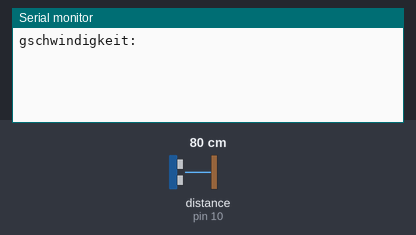
Bench run of a sketch on a simulated Arduino Uno, built with avr-gcc and run on an emulated ATmega328P. On the bench: the last lines printed to the serial monitor. The test bench sets the inputs (shaded band); at power-on: distance to the obstacle (sensor on pin 10) 80 cm. The echo pulse lasts 58.3 µs per cm.

Above: at 1.8 s.
1.9 s: distance to the obstacle (sensor on pin 10) set to 11 cm
At 2.8 s:
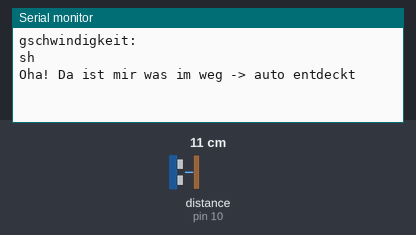
3.5 s: distance to the obstacle (sensor on pin 10) set to 8 cm
At 5.8 s:
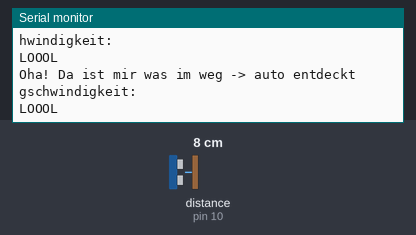

The sketch:

Distanzsensor.ino
```cpp
#include <NewPing.h>
const int Trigpin = 9;
const int Echopin = 10;
const int maxdistance = 200;
NewPing sonar(Trigpin, Echopin, maxdistance);

int distanz1;
int distanz2;
int speeed;
int standardspeed; // muss noch bestimmt werden
int maxentfernig;  // muss noch bestimmt werden

void setup() {
  pinMode(9, INPUT);
  Serial.begin(19200);
}

void loop() {

  // gschwindigkeit bestimme
  distanz1 = sonar.ping_cm();
  //Serial.println(distanz1);
  delay(1000);
  distanz2 = sonar.ping_cm();
  //Serial.println(distanz2);
  speeed= (distanz1-distanz2)/1;
  Serial.println("gschwindigkeit: " +  speeed);

  if (distanz1<10 or distanz2<10) {    //nöd znöch a t wand
  Serial.println("LOOOL");
  }

  if (standardspeed*1.1<speeed or standardspeed*0.9>speeed and sonar.ping_cm()<maxentfernig) { // entdeckig vom auto
  Serial.println("Oha! Da ist mir was im weg -> auto entdeckt");
  }
}
```

Measured:
- the behaviour switches between 10 and 9 cm on distance to the obstacle (sensor on pin 10) (found by bisection; images 1 and 2)
- after the input at 1.9 s, the serial monitor: prints a new line after 0.12 s (image 1)
- after the input at 3.5 s, the serial monitor: prints a new line after 0.52 s (image 2)
